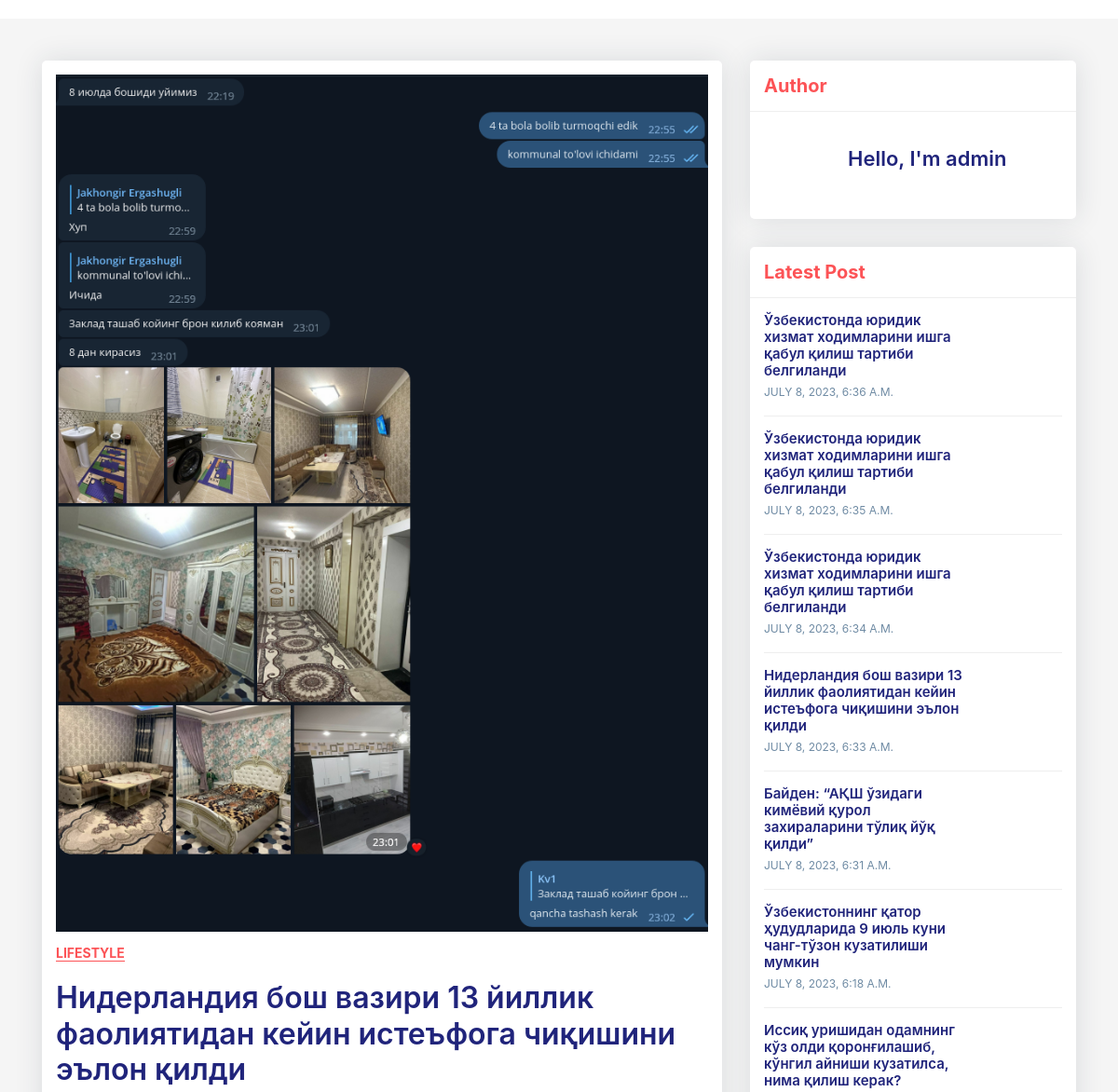
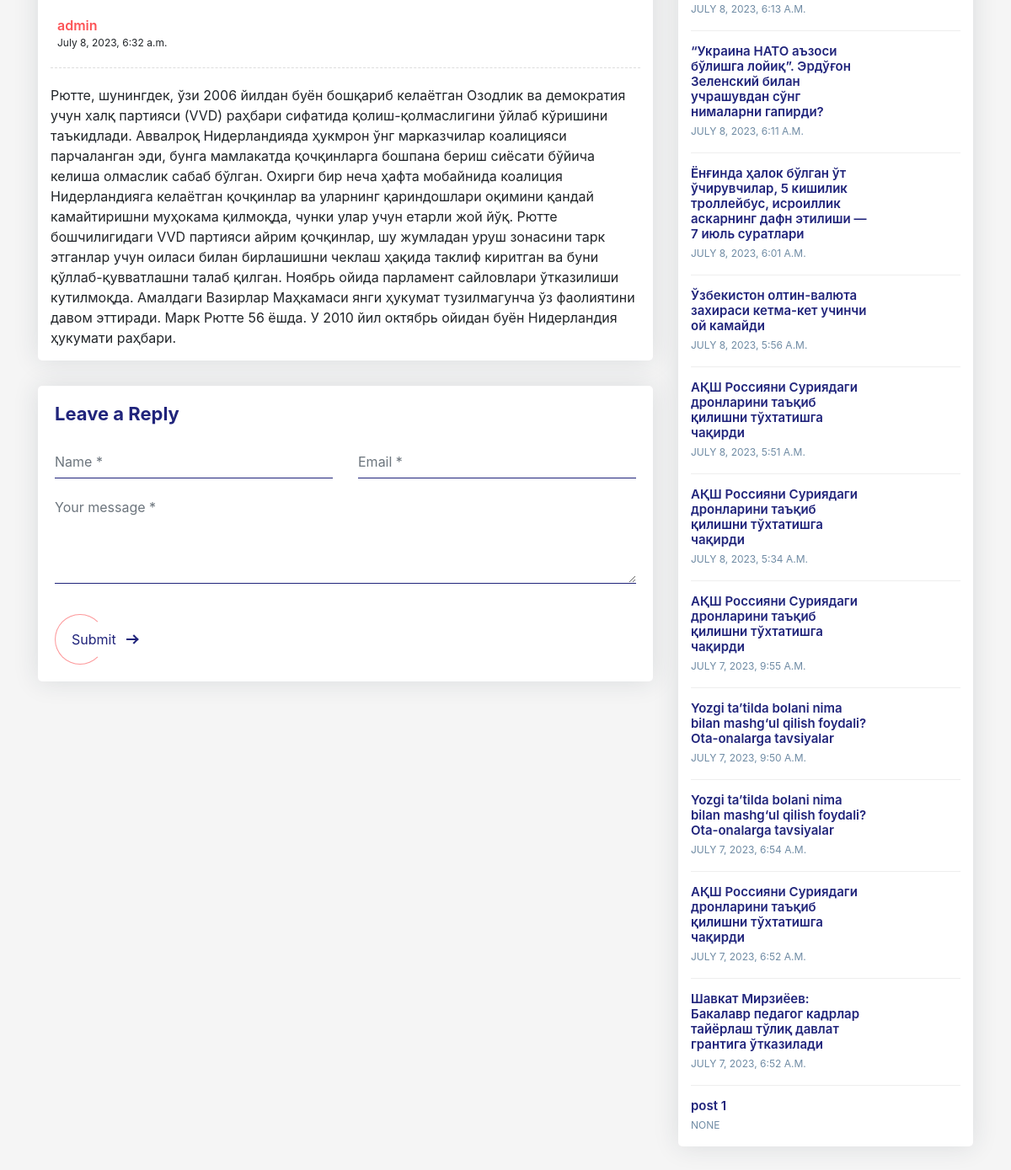
Before: /post/niderlandiia-bosh-vaziri-13-iillik-faoliiatidan-keiin-istefoga-chikishini-elon-kildi-1 with the older database file (2 pictures, top to bottom).
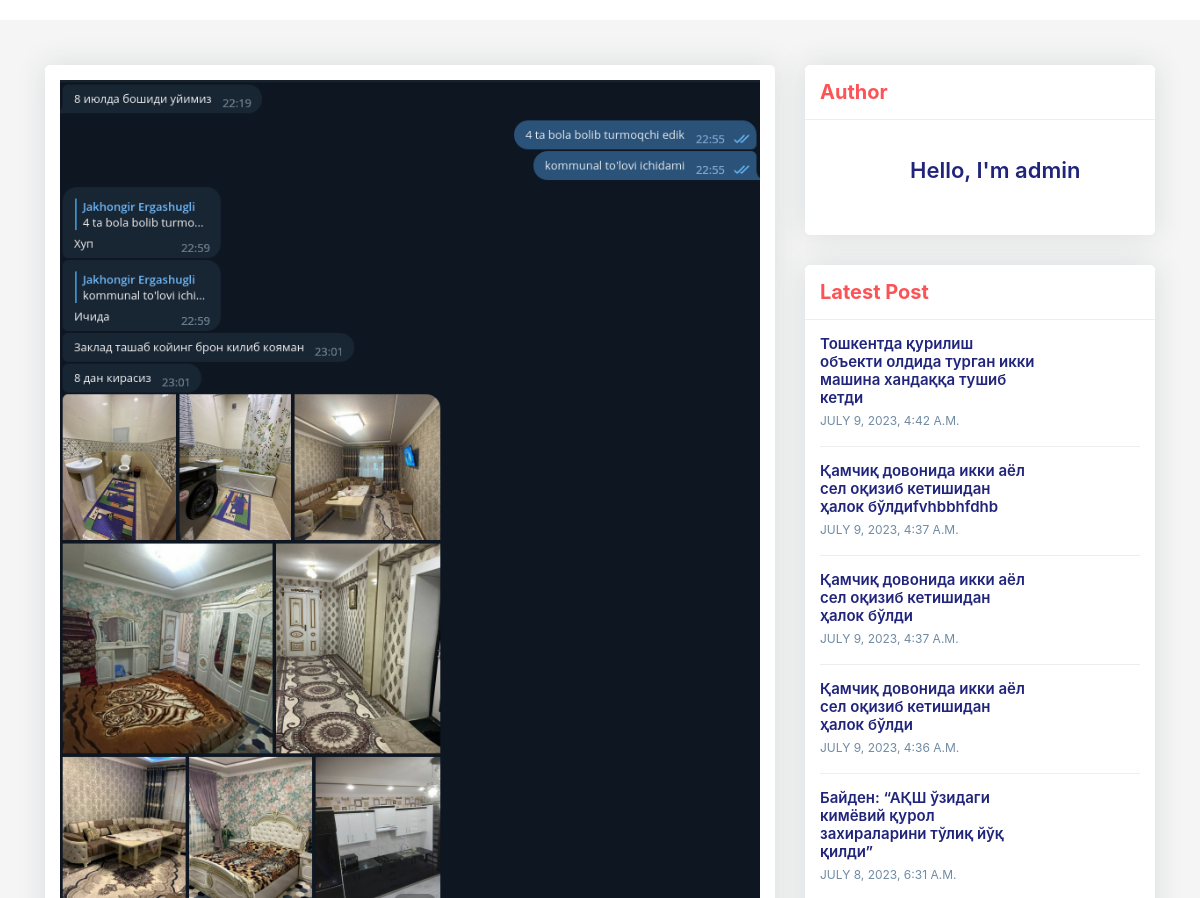
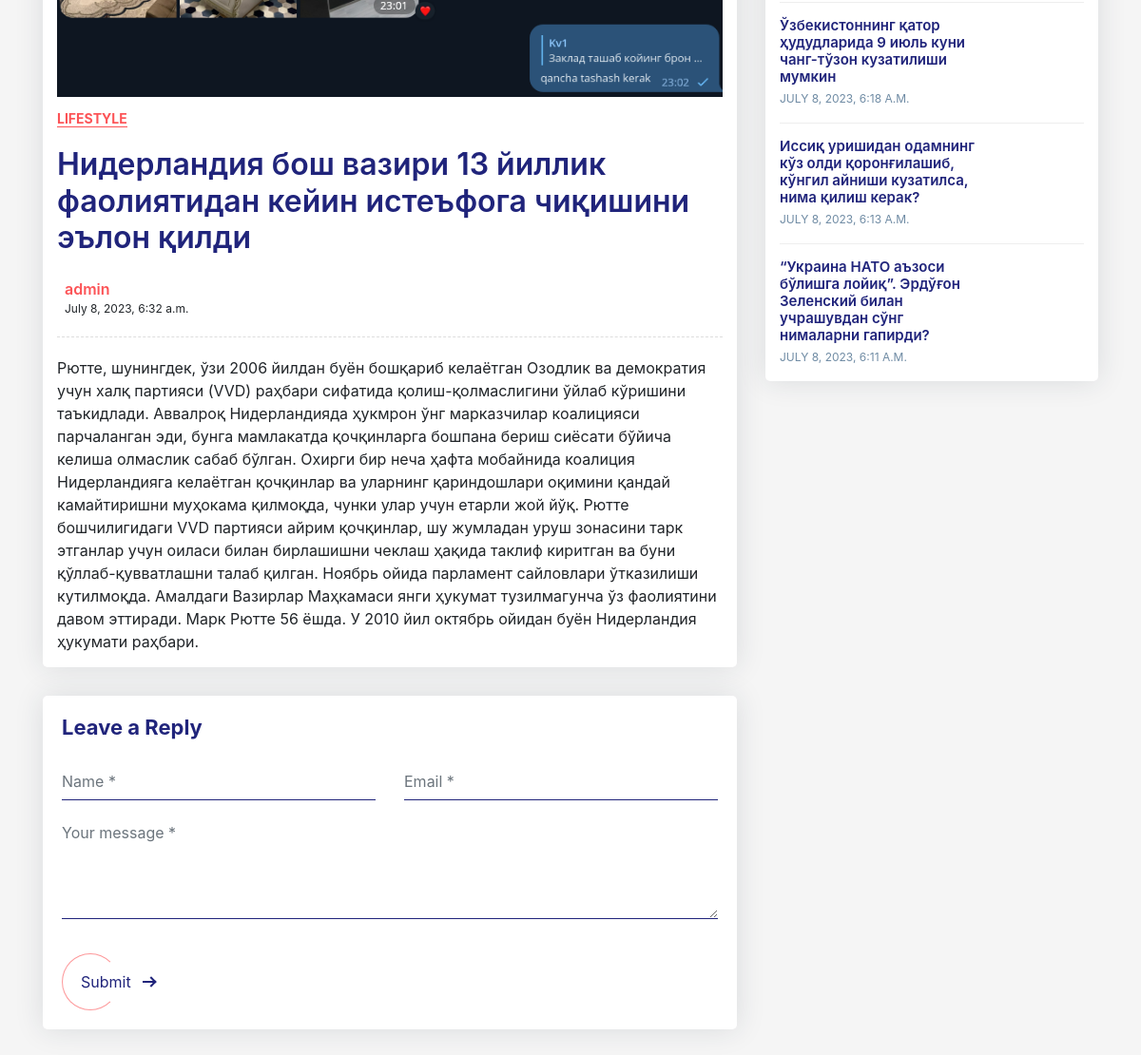
After: the same page with the newer database file (2 pictures, top to bottom).
### apps/models.py (models this page shows, shortened)
class Post(Model):
    title = CharField(max_length=255)
    description = TextField()
    image = ImageField(upload_to='post/')
    author = ForeignKey('auth.User', CASCADE)
    views = IntegerField(default=0)
    slug = SlugField(unique=True, blank=False)
    published_at = DateTimeField(auto_now_add=True)
    updated_at = DateTimeField(auto_now=True)
    def save(self, *args, **kwargs):
        if not self.slug:
            self.slug = slugify(unidecode(f"{self.title} + {time()}"))
        super().save(*args, **kwargs)
    class Meta:
        ordering = '-published_at',
        db_table = 'posts'

### apps/views.py (the view)
# urls.py: path('post/<str:slug>', detail, name='detail'),
def detail(request, slug):
    post = Post.objects.filter(slug=slug).first()
    if request.POST:
        data = request.POST
        name = data.get('Name')
        email = data.get('Email')
        text = data.get('message')
        Comment.objects.create(name=name, email=email, text=text, post=post)
    author = post.author
    author_posts = Post.objects.filter(~Q(slug=slug), author=author)
    post.views += 1
    post.save()
    return render(request, 'blog_detail.html', {'post': post, 'author_posts': author_posts})

### templates/blog_detail.html (shortened to what this page needs)
<!DOCTYPE html>
<html lang="en">
<head>
    <link href="https://cdn.jsdelivr.net/npm/bootstrap@4.4.1/dist/css/bootstrap.min.css" rel="stylesheet">
</head>
<body>
<div class="blog-single gray-bg">
    <div class="container">
        <div class="row align-items-start">
            <div class="col-lg-8 m-15px-tb">
                <article class="article">
                    <div class="article-img">
                        <img src="{{ post.image.url }}" title alt>
                    </div>
                    <div class="article-title">
                        <h6><a href="#">Lifestyle</a></h6>
                        <h2>{{ post.title }}</h2>
                        <div class="media">
                            <div class="media-body">
                                <label>{{ post.author.username }}</label>
                                <span>{{ post.published_at }}</span>
                            </div>
                        </div>
                    </div>
                    <div class="article-content">
                        {{ post.description }}
                    </div>
                </article>
                <div class="contact-form article-comment">
                    <h4>Leave a Reply</h4>
                    <form id="contact-form" method="POST">
                        <div class="row">
                            <div class="col-md-6">
                                <div class="form-group">
                                    <input name="Name" id="name" placeholder="Name *" class="form-control" type="text">
                                </div>
                            </div>
                            <div class="col-md-6">
                                <div class="form-group">
                                    <input name="Email" id="email" placeholder="Email *" class="form-control"
                                           type="email">
                                </div>
                            </div>
                            <div class="col-md-12">
                                <div class="form-group">
                                    <textarea name="message" id="message" placeholder="Your message *" rows="4"
                                              class="form-control"></textarea>
                                </div>
                            </div>
                            <div class="col-md-12">
                                <div class="send">
                                    <button class="px-btn theme"><span>Submit</span> <i class="arrow"></i></button>
                                </div>
                            </div>
                        </div>
                    </form>
                </div>
            </div>
            <div class="col-lg-4 m-15px-tb blog-aside">
                <div class="widget widget-author">
                    <div class="widget-title">
                        <h3>Author</h3>
                    </div>
                    <div class="widget-body">
                        <div class="media align-items-center">
                            <div class="avatar">
                            </div>
                            <div class="media-body">
                                <h6>Hello, I'm {{ post.author.username }}</h6>
                            </div>
                        </div>
                    </div>
                </div>
                <div class="widget widget-latest-post">
                    <div class="widget-title">
                        <h3>Latest Post</h3>
                    </div>
                    <div class="widget-body">
                        {% for author_post in author_posts %}
                            <div class="latest-post-aside media">
                                <div class="lpa-left media-body">
                                    <div class="lpa-title">
                                        <h5><a href="{% url 'detail' author_post.slug %}">{{ author_post.title }}</a>
                                        </h5>
                                    </div>
                                    <div class="lpa-meta">
                                        <a class="date" href="#">
                                            {{ author_post.published_at }}
                                        </a>
                                    </div>
                                </div>
                                <div class="lpa-right">
                                </div>
                            </div>
                        {% endfor %}
                    </div>
                </div>
            </div>
        </div>
    </div>
</div>
</body>
</html>

### templates/blog_detail.html (style rules this page uses)
body { margin-top: 20px; }
.gray-bg { background-color: #f5f5f5; }
.blog-aside .widget { box-shadow: 0 0 30px rgba(31, 45, 61, 0.125); border-radius: 5px; overflow: hidden; background: #ffffff; margin-top: 15px; margin-bottom: 15px; width: 100%; display: inline-block; vertical-align: top; }
.blog-aside .widget-body { padding: 15px; }
.blog-aside .widget-title { padding: 15px; border-bottom: 1px solid #eee; }
.blog-aside .widget-title h3 { font-size: 20px; font-weight: 700; color: #fc5356; margin: 0; }
.blog-aside .widget-author .media { margin-bottom: 15px; }
.blog-aside .widget-author .avatar { width: 70px; height: 70px; border-radius: 50%; overflow: hidden; }
.blog-aside .widget-author h6 { font-weight: 600; color: #20247b; font-size: 22px; margin: 0; padding-left: 20px; }
.blog-aside .latest-post-aside + .latest-post-aside { border-top: 1px solid #eee; padding-top: 15px; margin-top: 15px; }
.blog-aside .latest-post-aside .lpa-right { width: 90px; }
.blog-aside .latest-post-aside .lpa-left { padding-right: 15px; }
.blog-aside .latest-post-aside .lpa-title h5 { margin: 0; font-size: 15px; }
.blog-aside .latest-post-aside .lpa-title a { color: #20247b; font-weight: 600; }
.blog-aside .latest-post-aside .lpa-meta a { color: #6F8BA4; font-size: 12px; text-transform: uppercase; display: inline-block; margin-right: 10px; }
.blog-single { padding-top: 30px; padding-bottom: 30px; }
.article { box-shadow: 0 0 30px rgba(31, 45, 61, 0.125); border-radius: 5px; overflow: hidden; background: #ffffff; padding: 15px; margin: 15px 0 30px; }
.article .article-title { padding: 15px 0 20px; }
.article .article-title h6 { font-size: 14px; font-weight: 700; margin-bottom: 20px; }
.article .article-title h6 a { text-transform: uppercase; color: #fc5356; border-bottom: 1px solid #fc5356; }
.article .article-title h2 { color: #20247b; font-weight: 600; }
.article .article-title .media { padding-top: 15px; border-bottom: 1px dashed #ddd; padding-bottom: 20px; }
.article .article-title .media .media-body { padding-left: 8px; }
.article .article-title .media .media-body label { font-weight: 600; color: #fc5356; margin: 0; }
.article .article-title .media .media-body span { display: block; font-size: 12px; }
.article-comment { box-shadow: 0 0 30px rgba(31, 45, 61, 0.125); border-radius: 5px; overflow: hidden; background: #ffffff; padding: 20px; }
.article-comment h4 { color: #20247b; font-weight: 700; margin-bottom: 25px; font-size: 22px; }
img { max-width: 100%; }
img { vertical-align: middle; border-style: none; }
.contact-form .form-control { border: none; border-bottom: 1px solid #20247b; background: transparent; border-radius: 0; padding-left: 0; box-shadow: none !important; }
.contact-form .send { margin-top: 20px; }
.px-btn { padding: 0 50px 0 20px; line-height: 60px; position: relative; display: inline-block; color: #20247b; background: none; border: none; }
.px-btn:before { content: ""; position: absolute; top: 0; left: 0; display: block; border-radius: 30px; background: transparent; border: 1px solid rgba(252, 83, 86, 0.6); border-right: 1px solid transparent; -moz-transition: ease all 0.35s; -o-transition: ease all 0.35s; -webkit-transition: ease all 0.35s; transition: ease all 0.35s; width: 60px; height: 60px; }
.px-btn .arrow { width: 13px; height: 2px; background: currentColor; display: inline-block; position: absolute; top: 0; bottom: 0; margin: auto; right: 25px; }
.px-btn .arrow:after { width: 8px; height: 8px; border-right: 2px solid currentColor; border-top: 2px solid currentColor; content: ""; position: absolute; top: -3px; right: 0; display: inline-block; -moz-transform: rotate(45deg); -o-transform: rotate(45deg); -ms-transform: rotate(45deg); -webkit-transform: rotate(45deg); transform: rotate(45deg); }

Changed rows visible on the page:
removed Post: title "Ўзбекистонда юридик хизмат ходимларини ишга қабул қилиш тартиби белгиланди", published_at "JULY 8, 2023, 6:36 A.M."
removed Post: title "Ўзбекистонда юридик хизмат ходимларини ишга қабул қилиш тартиби белгиланди", published_at "JULY 8, 2023, 6:35 A.M."
removed Post: title "Ўзбекистонда юридик хизмат ходимларини ишга қабул қилиш тартиби белгиланди", published_at "JULY 8, 2023, 6:34 A.M."
removed Post: title "Нидерландия бош вазири 13 йиллик фаолиятидан кейин истеъфога чиқишини эълон қилди", published_at "JULY 8, 2023, 6:33 A.M."
removed Post: title "Ёнғинда ҳалок бўлган ўт ўчирувчилар, 5 кишилик троллейбус, исроиллик аскарнинг дафн этилиши — 7 июль суратлари", published_at "JULY 8, 2023, 6:01 A.M."
removed Post: title "Ўзбекистон олтин-валюта захираси кетма-кет учинчи ой камайди", published_at "JULY 8, 2023, 5:56 A.M."
removed Post: title "АҚШ Россияни Суриядаги дронларини таъқиб қилишни тўхтатишга чақирди", published_at "JULY 8, 2023, 5:51 A.M."
removed Post: title "АҚШ Россияни Суриядаги дронларини таъқиб қилишни тўхтатишга чақирди", published_at "JULY 8, 2023, 5:34 A.M."
removed Post: title "АҚШ Россияни Суриядаги дронларини таъқиб қилишни тўхтатишга чақирди", published_at "JULY 7, 2023, 9:55 A.M."
removed Post: title "Yozgi ta’tilda bolani nima bilan mashg‘ul qilish foydali? Ota-onalarga tavsiyalar", published_at "JULY 7, 2023, 9:50 A.M."
removed Post: title "Yozgi ta’tilda bolani nima bilan mashg‘ul qilish foydali? Ota-onalarga tavsiyalar", published_at "JULY 7, 2023, 6:54 A.M."
removed Post: title "АҚШ Россияни Суриядаги дронларини таъқиб қилишни тўхтатишга чақирди", published_at "JULY 7, 2023, 6:52 A.M."
removed Post: title "Шавкат Мирзиёев: Бакалавр педагог кадрлар тайёрлаш тўлиқ давлат грантига ўтказилади", published_at "JULY 7, 2023, 6:52 A.M."
removed Post: title "post 1", published_at "NONE"
added Post: title "Тошкентда қурилиш объекти олдида турган икки машина хандаққа тушиб кетди", published_at "JULY 9, 2023, 4:42 A.M."
added Post: title "Қамчиқ довонида икки аёл сел оқизиб кетишидан ҳалок бўлдиfvhbbhfdhb", published_at "JULY 9, 2023, 4:37 A.M."
added Post: title "Қамчиқ довонида икки аёл сел оқизиб кетишидан ҳалок бўлди", published_at "JULY 9, 2023, 4:37 A.M."
added Post: title "Қамчиқ довонида икки аёл сел оқизиб кетишидан ҳалок бўлди", published_at "JULY 9, 2023, 4:36 A.M."
